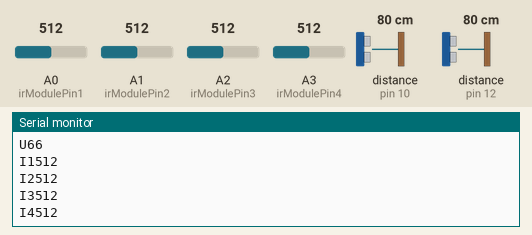
Simulated run of this sketch. Board: Arduino Uno, built with avr-gcc and run on an emulated ATmega328P. Parts: the last lines printed to the serial monitor. Wiring (inferred from the names in the program): 2 × ultrasonic range finder: trigger pin 9, echo pin 10 / trigger pin 11, echo pin 12. The test bench sets the inputs (shaded band); at power-on: distance to the obstacle (sensors on pin 10, pin 12) 80 cm, A0 (irModulePin1) = 512, A1 (irModulePin2) = 512, A2 (irModulePin3) = 512, A3 (irModulePin4) = 512. The echo pulse lasts 58.3 µs per cm.

Above: at 1.2 s.
1.3 s: distance to the obstacle (sensor on pin 10) set to 2 cm
At 2.21 s:
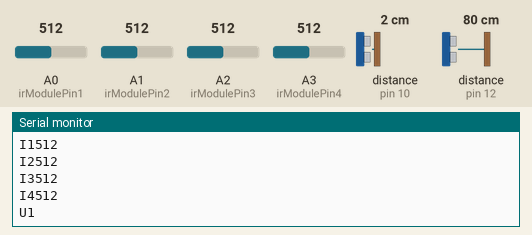
2.8 s: distance to the obstacle (sensor on pin 12) set to 4 cm
At 3.16 s:
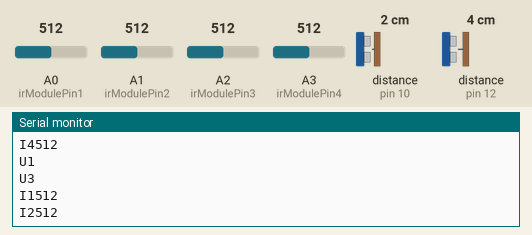
4.3 s: A0 (irModulePin1) set to 716
At 4.6 s:
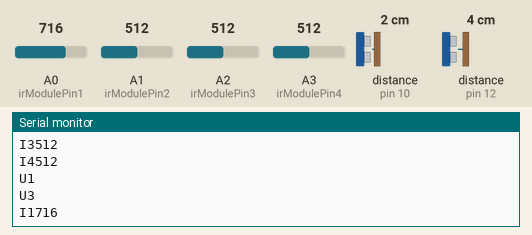
5.8 s: A1 (irModulePin2) set to 716
At 5.84 s:
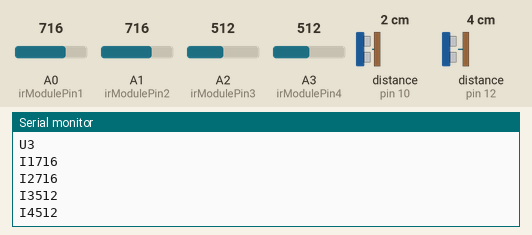
7.3 s: A2 (irModulePin3) set to 716
At 7.38 s:
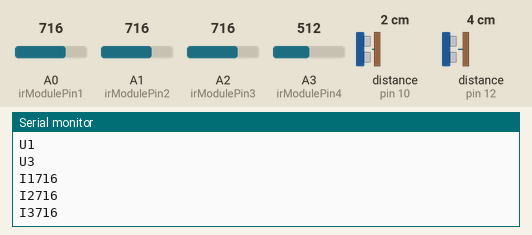
8.8 s: A3 (irModulePin4) set to 716
At 8.93 s:
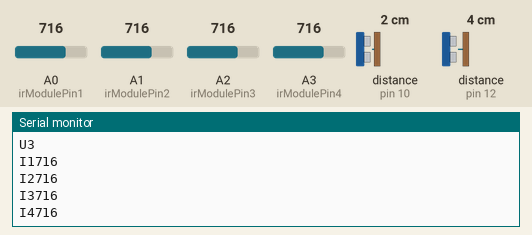
Timing chart, 0 to 11.3 s (numbered marks = the images above; inputs shaded):
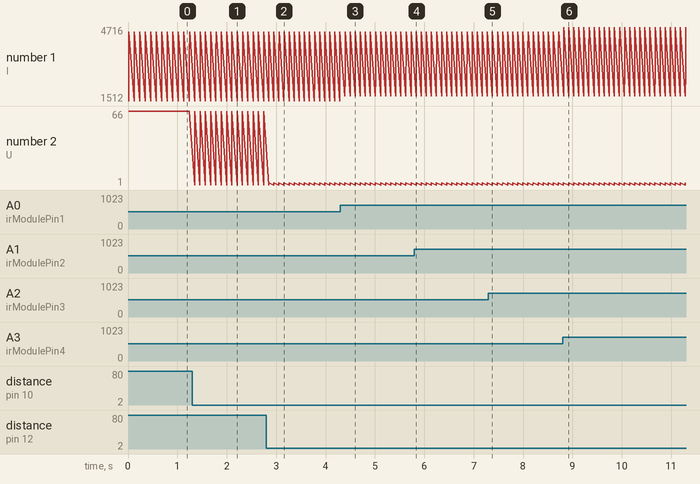

Measured:
- after the input at 1.3 s, the serial monitor: prints a new line after 0.05 s (image 1)
- after the input at 2.8 s, the serial monitor: prints a new line after 0.05 s (image 2)
- after the input at 4.3 s, the serial monitor: prints a new line after 0.09 s (image 3)
- after the input at 5.8 s, the serial monitor: prints a new line at once (image 4)
- after the input at 7.3 s, the serial monitor: prints a new line after 0.08 s (image 5)
- after the input at 8.8 s, the serial monitor: prints a new line at once (image 6)
- plotted number 1: 4512 → 4716 after the input at 8.8 s
- plotted number 2: 66 → 3 after the input at 2.8 s

The sketch:

Smart_luggage_slave.ino
```cpp
#include <Wire.h>
const int trigPin1 = 9;
const int echoPin1 = 10;
const int trigPin2 = 11;
const int echoPin2 = 12;
const int irModulePin1 = A0;
const int irModulePin2 = A1;
const int irModulePin3 = A2;
const int irModulePin4 = A3;

void setup()
{
    Serial.begin(115200);
    pinMode(trigPin1, OUTPUT);
    pinMode(echoPin1, INPUT);
    pinMode(trigPin2, OUTPUT);
    pinMode(echoPin2, INPUT);
}

void loop()
{

    long ultrasonicDistance1 = measureDistance(trigPin1, echoPin1);
    long ultrasonicDistance2 = measureDistance(trigPin2, echoPin2);

    int irModule1Value = analogRead(irModulePin1);
    int irModule2Value = analogRead(irModulePin2);
    int irModule3Value = analogRead(irModulePin3);
    int irModule4Value = analogRead(irModulePin4);

    Serial.print("U");
    Serial.println(ultrasonicDistance1);
    Serial.print("U");
    Serial.println(ultrasonicDistance2);
    Serial.print("I1");
    Serial.println(irModule1Value);
    Serial.print("I2");
    Serial.println(irModule2Value);
    Serial.print("I3");
    Serial.println(irModule3Value);
    Serial.print("I4");
    Serial.println(irModule4Value);

    Wire.write((byte *)&ultrasonicDistance1, sizeof(ultrasonicDistance1));
    Wire.write((byte *)&ultrasonicDistance2, sizeof(ultrasonicDistance2));
    Wire.write((byte *)&irModule1Value, sizeof(irModule1Value));
    Wire.write((byte *)&irModule2Value, sizeof(irModule2Value));
    Wire.write((byte *)&irModule3Value, sizeof(irModule3Value));
    Wire.write((byte *)&irModule4Value, sizeof(irModule4Value));
    delay(100);
}

long measureDistance(int trigPin, int echoPin)
{

    long duration, distance;

    digitalWrite(trigPin, LOW);
    delayMicroseconds(2);
    digitalWrite(trigPin, HIGH);
    delayMicroseconds(10);
    digitalWrite(trigPin, LOW);

    duration = pulseIn(echoPin, HIGH);
    distance = (duration / 2) / 35;

    return distance;
}
```
